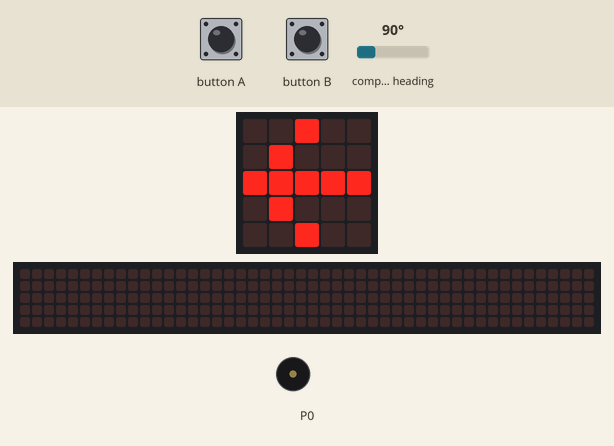
Recording of a program running on a simulated BBC micro:bit (MakeCode). On the bench: the board's 5×5 LED display, a strip that is not on the board, showing the scrolling text unrolled, buzzer (waves = sounding). The test bench sets the inputs (shaded band); at power-on: compass heading 90°. Random numbers come from a fixed seed; the 48×5 strip is a reading aid, not a part: it shows the text the display is scrolling, unrolled, one strip-width of it at a time; the compass is already calibrated.

Above: at 1.5 s.
1.6 s: compass heading set to 12°
3.1 s: compass heading set to 9°
At 4.6 s:
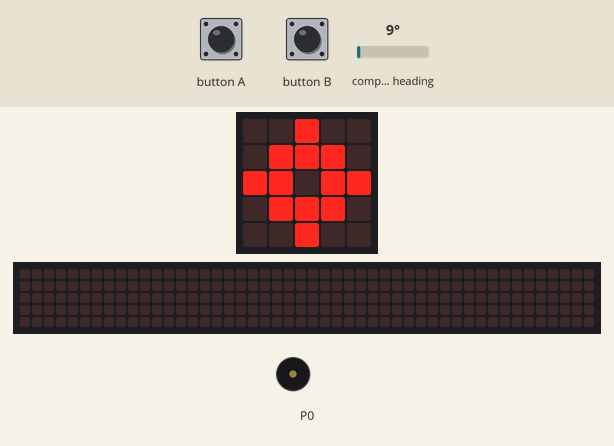
6.2 s: button A pressed for 0.15 s
At 6.8 s:
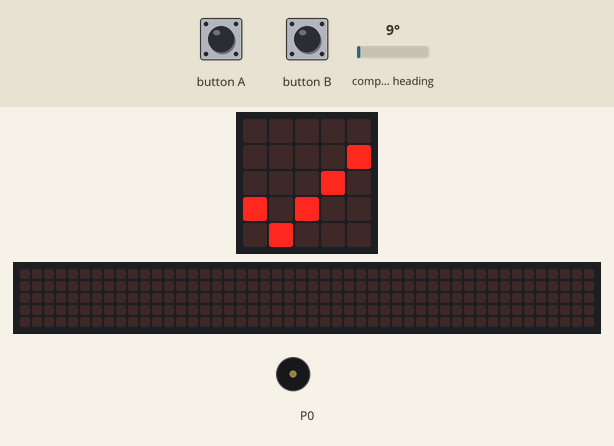
At 7.6 s:
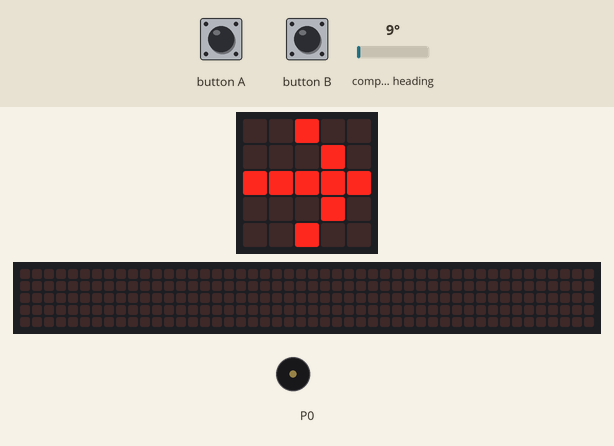
8.5 s: button B pressed for 0.15 s
9.2 s: button A pressed for 0.15 s
9.9 s: button B pressed for 0.15 s
At 13.42 s:
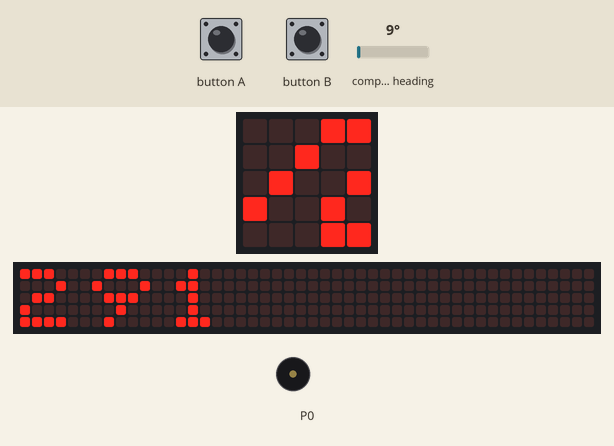
Timing chart, 0 to 13.9 s (numbered marks = the images above; inputs shaded):
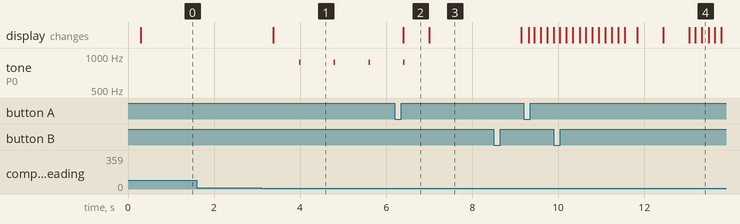

The program:

main.ts
```typescript
input.onButtonPressed(Button.A, function () {
    target = randint(0, 359)
    basic.showIcon(IconNames.Yes)
    basic.pause(300)
})
input.onButtonPressed(Button.B, function () {
    basic.showNumber(target)
    basic.pause(300)
})
let diff = 0
let angle = 0
let target = 0
target = 0
basic.pause(300)
basic.forever(function () {
    angle = input.compassHeading()
    diff = target - angle
    if (diff > 180) {
        diff = diff - 360
    }
    if (diff < -180) {
        diff = diff + 360
    }
    if (diff >= -10 && diff <= 10) {
        basic.showIcon(IconNames.Target)
        music.playTone(880, music.beat(BeatFraction.Sixteenth))
    } else if (diff > 0) {
        basic.showArrow(ArrowNames.East)
    } else {
        basic.showArrow(ArrowNames.West)
    }
    basic.pause(150)
})
```

test.ts
```typescript
// tests go here; this will not be compiled when this package is used as an extension.
```

Measured:
- the behaviour switches between 11 and 10° on compass heading (found by bisection; images 0 and 1)
- after the input at 1.6 s, every drawn part: stays the same
- after the input at 3.1 s, tone on P0: alternates 880 Hz for 0.03 s and silent for 0.78 s, starting after 0.88 s; the display: changes after 0.28 s (image 1)
- after the input at 6.2 s, the display: changes after 0.20 s (image 2)
- what the display in image 2 shows lasts 0.6 s, from 6.4 s to 7.0 s
